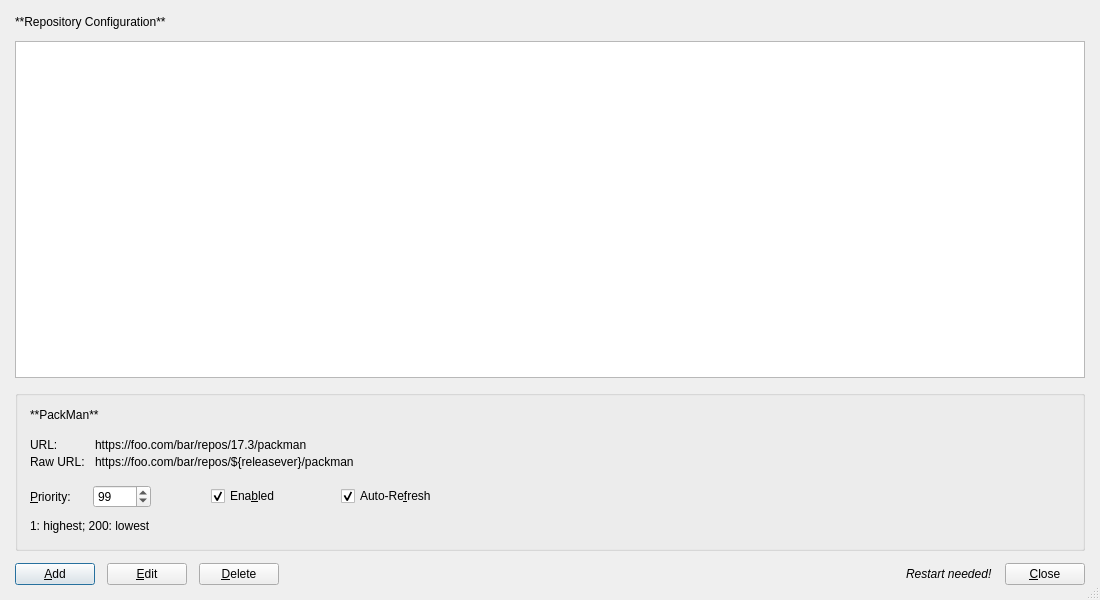
<?xml version="1.0" encoding="UTF-8"?>
<ui version="4.0">
 <class>RepoConfig</class>
 <widget class="QDialog" name="RepoConfig">
  <property name="geometry">
   <rect>
    <x>0</x>
    <y>0</y>
    <width>1100</width>
    <height>600</height>
   </rect>
  </property>
  <property name="windowTitle">
   <string>Repository Configuration</string>
  </property>
  <property name="sizeGripEnabled">
   <bool>true</bool>
  </property>
  <property name="modal">
   <bool>true</bool>
  </property>
  <layout class="QVBoxLayout" name="verticalLayout_2" stretch="0,1,0,0">
   <property name="spacing">
    <number>12</number>
   </property>
   <property name="leftMargin">
    <number>15</number>
   </property>
   <property name="topMargin">
    <number>15</number>
   </property>
   <property name="rightMargin">
    <number>15</number>
   </property>
   <property name="bottomMargin">
    <number>15</number>
   </property>
   <item>
    <widget class="QLabel" name="headingLabel">
     <property name="text">
      <string>**Repository Configuration**</string>
     </property>
     <property name="textFormat">
      <enum>Qt::MarkdownText</enum>
     </property>
    </widget>
   </item>
   <item>
    <widget class="RepoTable" name="repoTable">
     <property name="minimumSize">
      <size>
       <width>700</width>
       <height>250</height>
      </size>
     </property>
     <property name="columnCount">
      <number>0</number>
     </property>
     <attribute name="headerDefaultSectionSize">
      <number>80</number>
     </attribute>
    </widget>
   </item>
   <item>
    <widget class="QGroupBox" name="currentRepoGroupBox">
     <property name="sizePolicy">
      <sizepolicy hsizetype="Preferred" vsizetype="MinimumExpanding">
       <horstretch>0</horstretch>
       <verstretch>0</verstretch>
      </sizepolicy>
     </property>
     <property name="title">
      <string/>
     </property>
     <layout class="QVBoxLayout" name="verticalLayout">
      <property name="spacing">
       <number>8</number>
      </property>
      <property name="leftMargin">
       <number>12</number>
      </property>
      <property name="topMargin">
       <number>12</number>
      </property>
      <property name="rightMargin">
       <number>12</number>
      </property>
      <property name="bottomMargin">
       <number>12</number>
      </property>
      <item>
       <widget class="QLabel" name="currentRepoName">
        <property name="text">
         <string>**PackMan**</string>
        </property>
        <property name="textFormat">
         <enum>Qt::MarkdownText</enum>
        </property>
       </widget>
      </item>
      <item>
       <spacer name="verticalSpacer">
        <property name="orientation">
         <enum>Qt::Vertical</enum>
        </property>
        <property name="sizeType">
         <enum>QSizePolicy::MinimumExpanding</enum>
        </property>
        <property name="sizeHint" stdset="0">
         <size>
          <width>20</width>
          <height>8</height>
         </size>
        </property>
       </spacer>
      </item>
      <item>
       <layout class="QGridLayout" name="urlGrid" columnstretch="0,1">
        <property name="horizontalSpacing">
         <number>10</number>
        </property>
        <property name="verticalSpacing">
         <number>3</number>
        </property>
        <item row="0" column="0">
         <widget class="QLabel" name="urlCaption">
          <property name="text">
           <string>URL:</string>
          </property>
         </widget>
        </item>
        <item row="0" column="1">
         <widget class="QLabel" name="currentRepoUrl">
          <property name="sizePolicy">
           <sizepolicy hsizetype="MinimumExpanding" vsizetype="Preferred">
            <horstretch>0</horstretch>
            <verstretch>0</verstretch>
           </sizepolicy>
          </property>
          <property name="text">
           <string notr="true">https://foo.com/bar/repos/17.3/packman</string>
          </property>
          <property name="textInteractionFlags">
           <set>Qt::TextSelectableByKeyboard|Qt::TextSelectableByMouse</set>
          </property>
         </widget>
        </item>
        <item row="1" column="0">
         <widget class="QLabel" name="rawUrlCaption">
          <property name="enabled">
           <bool>true</bool>
          </property>
          <property name="text">
           <string>Raw URL:</string>
          </property>
         </widget>
        </item>
        <item row="1" column="1">
         <widget class="QLabel" name="currentRepoRawUrl">
          <property name="sizePolicy">
           <sizepolicy hsizetype="MinimumExpanding" vsizetype="Preferred">
            <horstretch>0</horstretch>
            <verstretch>0</verstretch>
           </sizepolicy>
          </property>
          <property name="text">
           <string notr="true">https://foo.com/bar/repos/${releasever}/packman</string>
          </property>
          <property name="textInteractionFlags">
           <set>Qt::TextSelectableByKeyboard|Qt::TextSelectableByMouse</set>
          </property>
         </widget>
        </item>
       </layout>
      </item>
      <item>
       <spacer name="verticalSpacer_2">
        <property name="orientation">
         <enum>Qt::Vertical</enum>
        </property>
        <property name="sizeType">
         <enum>QSizePolicy::MinimumExpanding</enum>
        </property>
        <property name="sizeHint" stdset="0">
         <size>
          <width>20</width>
          <height>8</height>
         </size>
        </property>
       </spacer>
      </item>
      <item>
       <layout class="QGridLayout" name="gridLayout" columnstretch="0,0,0,1">
        <property name="horizontalSpacing">
         <number>60</number>
        </property>
        <property name="verticalSpacing">
         <number>8</number>
        </property>
        <item row="0" column="0">
         <layout class="QHBoxLayout" name="prioHBox">
          <property name="spacing">
           <number>5</number>
          </property>
          <item>
           <widget class="QLabel" name="priorityCaption">
            <property name="text">
             <string>&amp;Priority:</string>
            </property>
            <property name="buddy">
             <cstring>currentRepoPriority</cstring>
            </property>
           </widget>
          </item>
          <item>
           <widget class="QSpinBox" name="currentRepoPriority">
            <property name="sizePolicy">
             <sizepolicy hsizetype="Fixed" vsizetype="Fixed">
              <horstretch>0</horstretch>
              <verstretch>0</verstretch>
             </sizepolicy>
            </property>
            <property name="maximumSize">
             <size>
              <width>80</width>
              <height>16777215</height>
             </size>
            </property>
            <property name="prefix">
             <string/>
            </property>
            <property name="minimum">
             <number>1</number>
            </property>
            <property name="maximum">
             <number>200</number>
            </property>
            <property name="value">
             <number>99</number>
            </property>
           </widget>
          </item>
         </layout>
        </item>
        <item row="0" column="1">
         <widget class="QCheckBox" name="currentRepoEnabled">
          <property name="text">
           <string>Ena&amp;bled</string>
          </property>
          <property name="checked">
           <bool>true</bool>
          </property>
         </widget>
        </item>
        <item row="0" column="2">
         <widget class="QCheckBox" name="currentRepoAutoRefresh">
          <property name="text">
           <string>Auto-Re&amp;fresh</string>
          </property>
          <property name="checked">
           <bool>true</bool>
          </property>
         </widget>
        </item>
        <item row="0" column="3">
         <spacer name="horizontalSpacer">
          <property name="orientation">
           <enum>Qt::Horizontal</enum>
          </property>
          <property name="sizeHint" stdset="0">
           <size>
            <width>40</width>
            <height>20</height>
           </size>
          </property>
         </spacer>
        </item>
        <item row="1" column="0">
         <widget class="QLabel" name="priorityExplanation">
          <property name="text">
           <string>1: highest; 200: lowest</string>
          </property>
         </widget>
        </item>
        <item row="1" column="1">
         <spacer name="horizontalSpacer_2">
          <property name="orientation">
           <enum>Qt::Horizontal</enum>
          </property>
          <property name="sizeHint" stdset="0">
           <size>
            <width>40</width>
            <height>20</height>
           </size>
          </property>
         </spacer>
        </item>
        <item row="1" column="2">
         <spacer name="horizontalSpacer_3">
          <property name="orientation">
           <enum>Qt::Horizontal</enum>
          </property>
          <property name="sizeHint" stdset="0">
           <size>
            <width>40</width>
            <height>20</height>
           </size>
          </property>
         </spacer>
        </item>
        <item row="1" column="3">
         <spacer name="horizontalSpacer_4">
          <property name="orientation">
           <enum>Qt::Horizontal</enum>
          </property>
          <property name="sizeHint" stdset="0">
           <size>
            <width>40</width>
            <height>20</height>
           </size>
          </property>
         </spacer>
        </item>
       </layout>
      </item>
     </layout>
    </widget>
   </item>
   <item>
    <layout class="QHBoxLayout" name="buttonBox" stretch="0,0,0,0,0,0">
     <item>
      <widget class="QPushButton" name="addButton">
       <property name="text">
        <string>&amp;Add</string>
       </property>
      </widget>
     </item>
     <item>
      <widget class="QPushButton" name="editButton">
       <property name="text">
        <string>&amp;Edit</string>
       </property>
      </widget>
     </item>
     <item>
      <widget class="QPushButton" name="deleteButton">
       <property name="text">
        <string>&amp;Delete</string>
       </property>
      </widget>
     </item>
     <item>
      <spacer name="buttonHSpacer">
       <property name="orientation">
        <enum>Qt::Horizontal</enum>
       </property>
       <property name="sizeHint" stdset="0">
        <size>
         <width>458</width>
         <height>20</height>
        </size>
       </property>
      </spacer>
     </item>
     <item>
      <widget class="QLabel" name="restartNeeded">
       <property name="text">
        <string>&lt;i&gt;Restart needed!&lt;/i&gt;</string>
       </property>
       <property name="textFormat">
        <enum>Qt::RichText</enum>
       </property>
      </widget>
     </item>
     <item>
      <widget class="QPushButton" name="closebutton">
       <property name="text">
        <string>&amp;Close</string>
       </property>
      </widget>
     </item>
    </layout>
   </item>
  </layout>
 </widget>
 <customwidgets>
  <customwidget>
   <class>RepoTable</class>
   <extends>QTreeWidget</extends>
   <header>RepoTable.h</header>
  </customwidget>
 </customwidgets>
 <resources/>
 <connections>
  <connection>
   <sender>closebutton</sender>
   <signal>clicked()</signal>
   <receiver>RepoConfig</receiver>
   <slot>accept()</slot>
   <hints>
    <hint type="sourcelabel">
     <x>950</x>
     <y>461</y>
    </hint>
    <hint type="destinationlabel">
     <x>517</x>
     <y>258</y>
    </hint>
   </hints>
  </connection>
 </connections>
</ui>
